Frame 1 (no input): blank canvas, image omitted
Frame 60 (no input): blank canvas, image omitted
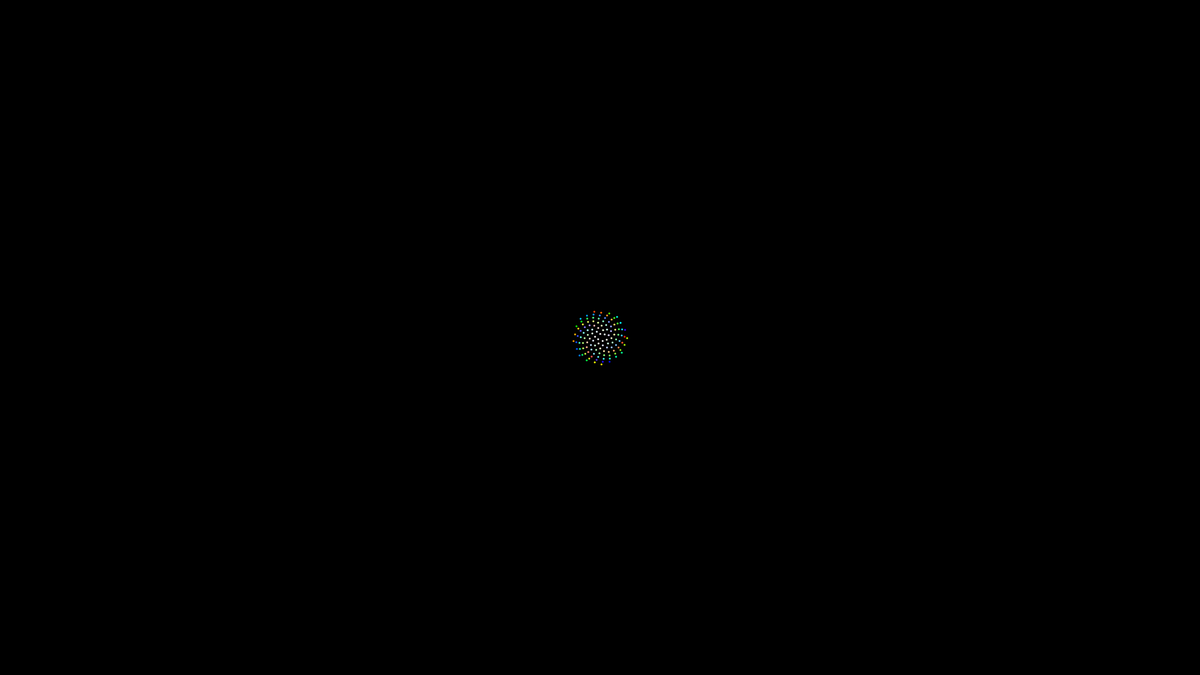
Frame 120 (the mouse pressed at the canvas centre since frame 60)

The p5.js sketch whose frames 1 and 60 were blank and that drew this single picture after the mouse press (run headless with seeded random() and noise() and a simulated clock; from frame 60 on, the mouse is pressed at the canvas centre):

// p5.js sketch
// ── sketch.js
var n = 0;
var c = 4;


function setup() {
  createCanvas(1920,1080);
  angleMode(DEGREES);
  colorMode(HSB);
  background(0);
  loop();
}

function draw() {

  var a = n * 137.3;
  var r = c * sqrt(n);

  var x = r * cos(a) + width/2;
  var y = r * sin(a) + height/2;

noStroke();
  fill(a % 256, n % 255, (a-r));
  ellipse(x,y,3,3);



  n++;

  
}
